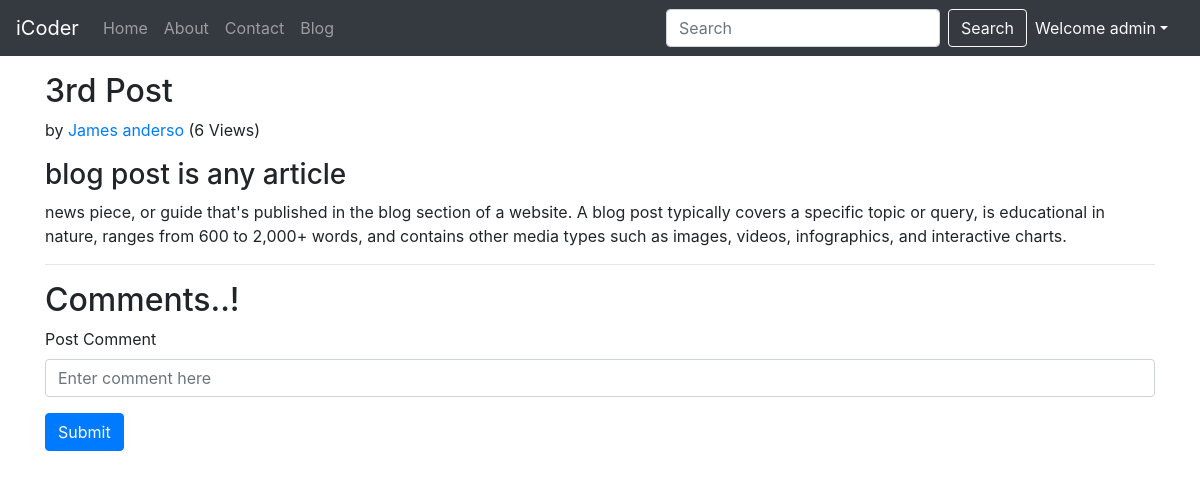
/blog/Test (signed in), run on the app's committed database.
### blog/models.py (models this page shows, shortened)
class post(models.Model):
    sno = models.AutoField(primary_key=True)
    title = models.CharField(max_length=50)
    author = models.CharField(max_length=13)
    slug = models.CharField(max_length=130)
    content= models.TextField()
    views = models.IntegerField(default=0)
    images = models.ImageField(upload_to='')
    Timestamp = models.DateTimeField(blank=True)

### blog/views.py (the view)
# urls.py: path("<str:slug>", views.blogPost, name="blogPost"),
def blogPost(request, slug):
    Post = post.objects.filter(slug=slug).first()
    Post.views = Post.views + 1
    Post.save()
    context ={"Post":Post}
    return render(request , "blog/blogPost.html" , context)

### templates/blog/blogPost.html (shortened to what this page needs)
{% extends 'base.html' %}
{% block body %}
<div class="container my-3">
  <div class="blog-post">
          <h2 class="blog-post-title">{{Post.title}}</h2>
          <p class="blog-post-meta">{{Post.timeStamp}} by <a href="/blog">{{Post.author}}</a> (<span>{{Post.views}} Views</span>)</p>
          <p>{{Post.content|safe}}</p>
          <hr>
        </div>
        </div>
        <div class="container">
          <h2> Comments..!</h2>
          <form action="/blog/postComment" method="post">
              <div class="form-group">
                  <label for="exampleInputEmail1">Post Comment </label>
                  <input type="text" class="form-control" name="comment" placeholder="Enter comment here">
              </div>
              <button type="submit" class="btn btn-primary">Submit</button>
          </form>
        </div>
  {% endblock body %}

### templates/base.html (shortened to what this page needs)
<!doctype html>
<html lang="en">
  <head>
    <link rel="stylesheet" href="https://stackpath.bootstrapcdn.com/bootstrap/4.5.2/css/bootstrap.min.css">
  </head>
  <body>
    <nav class="navbar navbar-expand-lg navbar-dark bg-dark">
        <a class="navbar-brand" href="/">iCoder</a>
        <div class="collapse navbar-collapse" id="navbarSupportedContent">
          <ul class="navbar-nav mr-auto">
            <li class="nav-item {% block homeactive %}{% endblock homeactive  %}">
              <a class="nav-link" href="/">Home <span class="sr-only">(current)</span></a>
            </li>
            <li class="nav-item {% block aboutactive %}{% endblock aboutactive  %}">
              <a class="nav-link" href="/about">About</a>
            </li>
            <li class="nav-item {% block contactactive %}{% endblock contactactive  %}">
              <a class="nav-link" href="/contact">Contact</a>
            </li>
            <li class="nav-item {% block blogactive %}{% endblock blogactive  %}">
              <a class="nav-link" href="/blog">Blog</a>
            </li>
          </ul>
          <form method="get" action="/search" class="form-inline my-2 my-lg-0 mx-3l">
            <input class="form-control mr-sm-2" type="search" placeholder="Search" aria-label="Search" name="query" id="query">
              <button type="sumit" class="btn btn-outline-light  me-2"> Search </button>
          </form>
  {% if user.is_authenticated %}
<ul class="navbar-nav mr-2">
<li class="nav-item dropdown">
<a class="nav-link dropdown-toggle text-light" href='#' id="navbarDropdown" role="button" data-toggle="dropdown"> Welcome {{request.user}}</a>
      </li>
      </ul>
      </div>
  {% endif %}
        </nav>
        {% block body %}  {% endblock body %}
  </body>
</html>

### data on the page
post: title "3rd Post", author "James anderso", views "6", content "blog post is any article news piece, or guide that's published in the blog section of a website. A blog post typically covers a specific topic or query, is educational in nature, ranges from 600 to 2,000+ words, and contains other media types such as images, videos, infographics, and interactive charts."

### other printed values
{{ request.user }} "admin"
